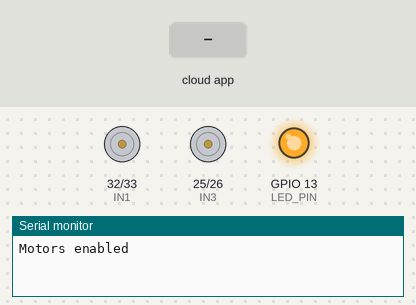
The sketch below on a simulated ESP32. Parts: motor-driver pin pairs drawn as motors (green arrow = first pin HIGH = forward, orange = second pin HIGH = backward, longer = more drive, scaled by the enable pin), output pins drawn as LEDs (lit = HIGH), the last lines printed to the serial monitor. The inputs (shaded band) are chosen by the test bench. The ROS host is connected and sends only what is stated.

Above: at 3.2 s.
3.3 s: the phone or cloud app sets motor_control to 0
At 3.9 s:
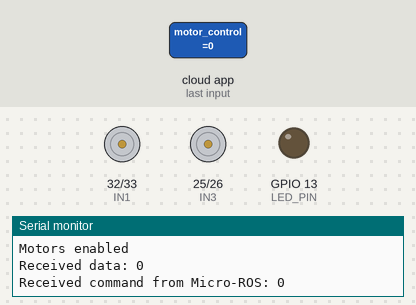
4.8 s: the phone or cloud app sets motor_control to 1
At 5.4 s:
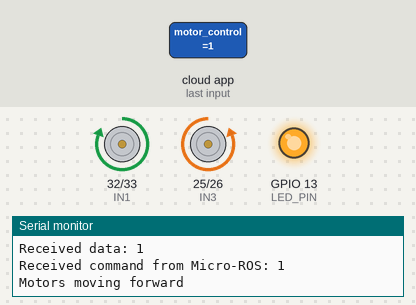
6.3 s: the phone or cloud app sets motor_control to 0
At 6.9 s:
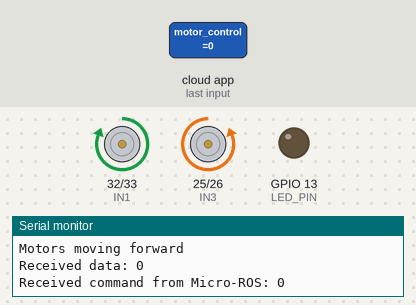
Timing chart, 0 to 9.3 s (numbered marks = the images above; inputs shaded):
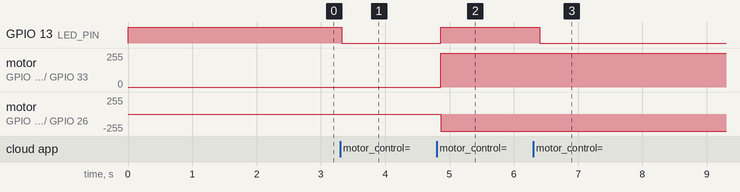

Measured:
- after the input at 3.3 s, GPIO 13 (LED_PIN): HIGH → LOW at once
- after the input at 4.8 s, GPIO 13 (LED_PIN): LOW → HIGH after 0.06 s; motor on GPIO 32 (IN1) / GPIO 33 (IN2): stopped → forward 255/255 after 0.06 s; motor on GPIO 25 (IN3) / GPIO 26 (IN4): stopped → backward 255/255 after 0.06 s
- after the input at 6.3 s, GPIO 13 (LED_PIN): HIGH → LOW after 0.11 s

The sketch:

motor_controls_resolveIP_reconnect.ino
```cpp
#include <micro_ros_arduino.h>

#include <stdio.h>
#include <rcl/rcl.h>
#include <rcl/error_handling.h>
#include <rclc/rclc.h>
#include <rclc/executor.h>

#include <std_msgs/msg/int32.h>

rcl_subscription_t subscriber;
std_msgs__msg__Int32 msg;
rclc_executor_t executor;
rclc_support_t support;
rcl_allocator_t allocator;
rcl_node_t node;
rcl_timer_t timer;

#define LED_PIN 13

#define RCCHECK(fn) { rcl_ret_t temp_rc = fn; if((temp_rc != RCL_RET_OK)){error_loop();}}
#define RCSOFTCHECK(fn) { rcl_ret_t temp_rc = fn; if((temp_rc != RCL_RET_OK)){}}

// Define motor driver control pins
#define IN1 32
#define IN2 33
#define IN3 25
#define IN4 26

// Define motor PWM control pins (if you want to control speed)
#define ENA 5    // Motor 1 Enable Pin
#define ENB 4    // Motor 2 Enable Pin


void error_loop(){
  while(1){
    digitalWrite(LED_PIN, !digitalRead(LED_PIN));
    delay(100);
  }
}

void subscription_callback(const void * msgin)
{
  const std_msgs__msg__Int32 * msg = (const std_msgs__msg__Int32 *)msgin;

  // Print the received data to the Serial Monitor
  Serial.print("Received data: ");
  Serial.println(msg->data);

  int32_t command = msg->data;  // Read the incoming int32 command

  // Debugging output
  Serial.print("Received command from Micro-ROS: ");
  Serial.println(command);

  // Control motors based on received Micro-ROS command
  if (command == 1) { // Forward
    moveForward();
  }
  else if (command == 2) { // Backward
    moveBackward();
  }
  else if (command == 3) { // Stop
    stopMotors();
  }
  else if (command == 4) { // Left
    turnLeft();
  }
  else if (command == 5) { // Right
    turnRight();
  }

  // Example: Control the LED based on the received data
  digitalWrite(LED_PIN, (msg->data == 0) ? LOW : HIGH);
}


void setup() {
  // Set motor control pins as output
  pinMode(IN1, OUTPUT);
  pinMode(IN2, OUTPUT);
  pinMode(IN3, OUTPUT);
  pinMode(IN4, OUTPUT);

  // Set motor enable pins as output
  pinMode(ENA, OUTPUT);
  pinMode(ENB, OUTPUT);

  // Set motors to be enabled
  digitalWrite(ENA, HIGH);
  digitalWrite(ENB, HIGH);
  Serial.println("Motors enabled");


    // Start Serial Monitor
  Serial.begin(115200);
  set_microros_wifi_transports("team1", "team1pass", "192.168.2.91", 8888);

  pinMode(LED_PIN, OUTPUT);
  digitalWrite(LED_PIN, HIGH);

  delay(2000);

  allocator = rcl_get_default_allocator();

  //create init_options
  RCCHECK(rclc_support_init(&support, 0, NULL, &allocator));

  // create node
  RCCHECK(rclc_node_init_default(&node, "micro_ros_arduino_node", "", &support));

  // create subscriber
  RCCHECK(rclc_subscription_init_default(
    &subscriber,
    &node,
    ROSIDL_GET_MSG_TYPE_SUPPORT(std_msgs, msg, Int32),
    "motor_control"));

  // create executor
  RCCHECK(rclc_executor_init(&executor, &support.context, 1, &allocator));
  RCCHECK(rclc_executor_add_subscription(&executor, &subscriber, &msg, &subscription_callback, ON_NEW_DATA));
}

void loop() {
  delay(100);
  RCCHECK(rclc_executor_spin_some(&executor, RCL_MS_TO_NS(100)));
}

void moveForward() {
  digitalWrite(IN1, HIGH);
  digitalWrite(IN2, LOW);
  digitalWrite(IN3, LOW);
  digitalWrite(IN4, HIGH);
  Serial.println("Motors moving forward");
}

void moveBackward() {
  digitalWrite(IN1, LOW);
  digitalWrite(IN2, HIGH);
  digitalWrite(IN3, HIGH);
  digitalWrite(IN4, LOW);
  Serial.println("Motors moving backward");
}

void stopMotors() {
  digitalWrite(IN1, LOW);
  digitalWrite(IN2, LOW);
  digitalWrite(IN3, LOW);
  digitalWrite(IN4, LOW);
  Serial.println("Motors stopped");
}

void turnLeft() {
  digitalWrite(IN1, LOW);
  digitalWrite(IN2, HIGH);
  digitalWrite(IN3, LOW);
  digitalWrite(IN4, HIGH);
  Serial.println("Turning left");
}

void turnRight() {
  digitalWrite(IN1, HIGH);
  digitalWrite(IN2, LOW);
  digitalWrite(IN3, HIGH);
  digitalWrite(IN4, LOW);
  Serial.println("Turning right");
}
```
